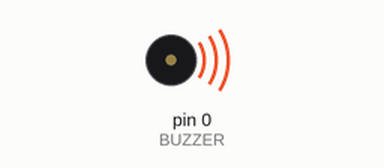
Simulated run of this sketch. Board: Arduino Uno, built with avr-gcc and run on an emulated ATmega328P. Shown: buzzer (waves = sounding, pin HIGH).

Above: at 0.05 s.
Timing chart, 0 to 3.0 s (numbered marks = the images above):
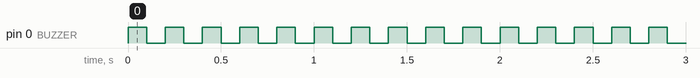

The sketch:

Buzzer.ino
```cpp
// Welcome to Aviyan's Thoughts

#define BUZZER 0 // connect INPUT pin of buzzer to GPIO-0

// the setup function runs once when you press reset or power the board
void setup() {
  // initialize digital pin 0 as an output.
  pinMode(BUZZER, OUTPUT);
}

// the loop function runs over and over again forever
void loop() {
  // switching buzzer on and off rapidly
  digitalWrite(BUZZER, HIGH); //turn on the buzzer
  delay(100);
  digitalWrite(BUZZER, LOW);  //turn off the buzzer
  delay(100);
}
```

Measured:
- by itself, pin 0 (BUZZER): alternates HIGH for 0.10 s and LOW for 0.10 s
